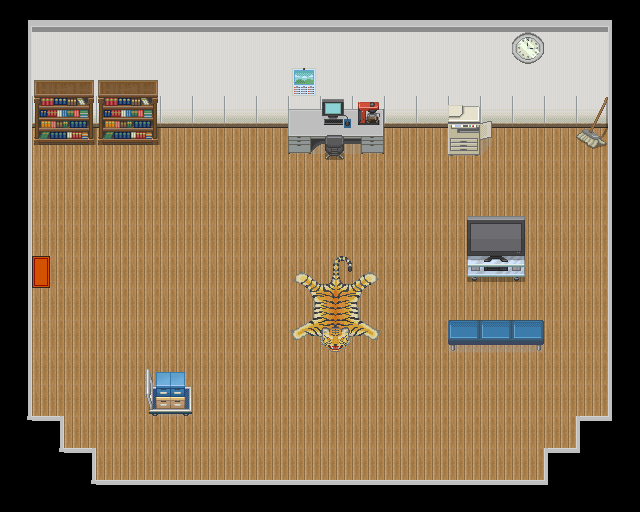

The image is a tile-based game level rendered from a .tmx file. Its description and complete source (layers, tilesets, objects, tile grids) follow:
An orthogonal 20x16 tile map with 32x32 px tiles, 5 tile layers (Layer 1, Layer 2, Layer 3, Layer 4, ...).

<map version="1.0" orientation="orthogonal" renderorder="right-down" width="20" height="16" tilewidth="32" tileheight="32" nextobjectid="1">
 <tileset firstgid="1" source="tileset2.tsx" />
 <layer name="Layer 1" width="20" height="16">
  <data encoding="csv">
2147483739,57,57,57,57,57,57,57,57,57,57,57,57,57,57,57,57,57,57,91,
54,21,21,21,21,21,21,21,21,21,21,21,21,21,21,21,21,21,21,3221225526,
54,21,21,21,21,21,21,21,21,21,21,21,21,21,21,21,21,21,21,3221225526,
54,37,37,37,37,37,37,37,37,37,37,37,37,37,37,37,37,37,37,3221225526,
54,1,1,1,1,1,1,1,1,1,1,1,1,1,1,1,1,1,1,3221225526,
54,1,1,1,1,1,1,1,1,1,1,1,1,1,1,1,1,1,1,3221225526,
54,1,1,1,1,1,1,1,1,1,1,1,1,1,1,1,1,1,1,3221225526,
54,1,1,1,1,1,1,1,1,1,1,1,1,1,1,1,1,1,1,3221225526,
54,1,1,1,1,1,1,1,1,1,1,1,1,1,1,1,1,1,1,3221225526,
54,1,1,1,1,1,1,1,1,1,1,1,1,1,1,1,1,1,1,3221225526,
54,1,1,1,1,1,1,1,1,1,1,1,1,1,1,1,1,1,1,3221225526,
54,1,1,1,1,1,1,1,1,1,1,1,1,1,1,1,1,1,1,3221225526,
54,1,1,1,1,1,1,1,1,1,1,1,1,1,1,1,1,1,1,3221225526,
2684354616,55,1,1,1,1,1,1,1,1,1,1,1,1,1,1,1,1,55,56,
0,2684354616,55,1,1,1,1,1,1,1,1,1,1,1,1,1,1,55,56,0,
0,0,2684354616,55,55,55,55,55,55,55,55,55,55,55,55,55,55,56,0,0
</data>
 </layer>
 <layer name="Layer 2" width="20" height="16">
  <data encoding="csv">
0,0,0,0,0,0,0,0,0,0,0,0,0,0,0,0,0,0,0,0,
0,0,0,0,0,0,0,0,0,0,0,0,0,0,0,0,0,0,0,0,
0,0,0,0,0,0,0,0,0,0,0,0,0,0,0,0,0,0,0,0,
0,0,0,0,0,0,0,0,0,0,0,0,0,0,0,0,0,0,0,0,
0,0,0,0,0,0,0,0,0,0,0,0,0,0,0,0,0,0,0,0,
0,0,0,0,0,0,0,0,0,0,0,0,0,0,0,0,0,0,0,0,
0,0,0,0,0,0,0,0,0,0,0,0,0,0,0,0,0,0,0,0,
0,0,0,0,0,0,0,0,0,0,0,0,0,0,0,0,0,0,0,0,
0,0,0,0,0,0,0,0,0,0,0,0,0,0,0,0,0,0,0,0,
0,0,0,0,0,0,0,0,0,0,0,0,0,0,0,0,0,0,0,0,
0,0,0,0,0,0,0,0,0,0,0,0,0,0,0,0,0,0,0,0,
0,0,0,0,0,0,0,0,0,0,0,0,0,0,0,0,0,0,0,0,
0,0,0,0,0,0,0,0,0,0,0,0,0,0,0,0,0,0,0,0,
0,58,0,0,0,0,0,0,0,0,0,0,0,0,0,0,0,0,3221225530,0,
0,0,58,0,0,0,0,0,0,0,0,0,0,0,0,0,0,3221225530,0,0,
0,0,0,0,0,0,0,0,0,0,0,0,0,0,0,0,0,0,0,0
</data>
 </layer>
 <layer name="Layer 3" width="20" height="16">
  <data encoding="csv">
0,0,0,0,0,0,0,0,0,0,0,0,0,0,0,0,0,0,0,0,
0,0,0,0,0,0,0,0,0,0,0,0,0,0,0,0,13,0,0,0,
0,82,83,82,83,0,0,0,0,29,0,0,0,0,0,0,0,0,0,0,
0,99,100,99,100,0,0,0,0,130,131,132,0,0,135,136,0,0,97,0,
0,116,117,116,117,0,0,0,0,147,148,149,0,0,152,153,0,0,114,0,
0,0,0,0,0,0,0,0,0,0,0,0,0,0,0,0,0,0,0,0,
0,0,0,0,0,0,0,0,0,0,0,0,0,0,0,0,0,0,0,0,
0,0,0,0,0,0,0,0,0,0,0,0,0,0,0,0,0,0,0,0,
0,0,0,0,0,0,0,0,0,419,420,421,0,0,0,0,0,0,0,0,
0,0,0,0,0,0,0,0,0,436,437,438,0,0,0,0,0,0,0,0,
0,0,0,0,0,0,0,0,0,453,454,455,0,0,0,0,0,0,0,0,
0,0,0,0,222,223,0,0,0,0,0,0,0,0,0,0,0,0,0,0,
0,0,0,0,239,240,0,0,0,0,0,0,0,0,0,0,0,0,0,0,
0,0,0,0,0,0,0,0,0,0,0,0,0,0,0,0,0,0,0,0,
0,0,0,0,0,0,0,0,0,0,0,0,0,0,0,0,0,0,0,0,
0,0,0,0,0,0,0,0,0,0,0,0,0,0,0,0,0,0,0,0
</data>
 </layer>
 <layer name="Layer 4" width="20" height="16">
  <data encoding="csv">
0,0,0,0,0,0,0,0,0,0,0,0,0,0,0,0,0,0,0,0,
0,0,0,0,0,0,0,0,0,0,0,0,0,0,0,0,0,0,0,0,
0,0,0,0,0,0,0,0,0,0,0,0,0,0,0,0,0,0,0,0,
0,0,0,0,0,0,0,0,0,0,150,67,0,0,0,0,0,0,0,0,
0,0,0,0,0,0,0,0,0,0,73,0,0,0,0,0,0,0,0,0,
0,0,0,0,0,0,0,0,0,0,0,0,0,0,0,0,0,0,0,0,
0,0,0,0,0,0,0,0,0,0,0,0,0,0,171,172,173,0,0,0,
0,0,0,0,0,0,0,0,0,0,0,0,0,0,188,189,190,0,0,0,
0,0,0,0,0,0,0,0,0,0,0,0,0,0,205,206,207,0,0,0,
0,0,0,0,0,0,0,0,0,0,0,0,0,0,0,0,0,0,0,0,
0,0,0,0,0,0,0,0,0,0,0,0,0,0,107,108,109,0,0,0,
0,0,0,0,0,0,0,0,0,0,0,0,0,0,0,0,0,0,0,0,
0,0,0,0,0,0,0,0,0,0,0,0,0,0,0,0,0,0,0,0,
0,0,0,0,0,0,0,0,0,0,0,0,0,0,0,0,0,0,0,0,
0,0,0,0,0,0,0,0,0,0,0,0,0,0,0,0,0,0,0,0,
0,0,0,0,0,0,0,0,0,0,0,0,0,0,0,0,0,0,0,0
</data>
 </layer>
 <layer name="Doors" width="20" height="16">
  <data encoding="csv">
0,0,0,0,0,0,0,0,0,0,0,0,0,0,0,0,0,0,0,0,
0,0,0,0,0,0,0,0,0,0,0,0,0,0,0,0,0,0,0,0,
0,0,0,0,0,0,0,0,0,0,0,0,0,0,0,0,0,0,0,0,
0,0,0,0,0,0,0,0,0,0,0,0,0,0,0,0,0,0,0,0,
0,0,0,0,0,0,0,0,0,0,0,0,0,0,0,0,0,0,0,0,
0,0,0,0,0,0,0,0,0,0,0,0,0,0,0,0,0,0,0,0,
0,0,0,0,0,0,0,0,0,0,0,0,0,0,0,0,0,0,0,0,
0,0,0,0,0,0,0,0,0,0,0,0,0,0,0,0,0,0,0,0,
0,25,0,0,0,0,0,0,0,0,0,0,0,0,0,0,0,0,0,0,
0,0,0,0,0,0,0,0,0,0,0,0,0,0,0,0,0,0,0,0,
0,0,0,0,0,0,0,0,0,0,0,0,0,0,0,0,0,0,0,0,
0,0,0,0,0,0,0,0,0,0,0,0,0,0,0,0,0,0,0,0,
0,0,0,0,0,0,0,0,0,0,0,0,0,0,0,0,0,0,0,0,
0,0,0,0,0,0,0,0,0,0,0,0,0,0,0,0,0,0,0,0,
0,0,0,0,0,0,0,0,0,0,0,0,0,0,0,0,0,0,0,0,
0,0,0,0,0,0,0,0,0,0,0,0,0,0,0,0,0,0,0,0
</data>
 </layer>
</map>
